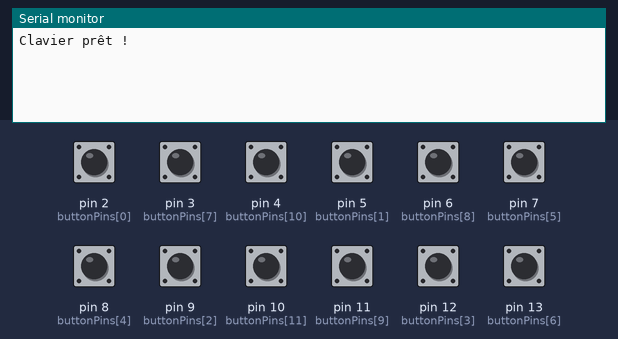
Bench run of a sketch on a simulated Arduino Uno, built with avr-gcc and run on an emulated ATmega328P. Shown: the last lines printed to the serial monitor. Inputs (shaded band) come from the test bench; at power-on: pin 2 (buttonPins[0]), pin 3 (buttonPins[7]), pin 4 (buttonPins[10]), pin 5 (buttonPins[1]), pin 6 (buttonPins[8]), pin 7 (buttonPins[5]), pin 8 (buttonPins[4]), pin 9 (buttonPins[2]), pin 10 (buttonPins[11]), pin 11 (buttonPins[9]), pin 12 (buttonPins[3]), pin 13 (buttonPins[6]) HIGH.

Above: at 1.2 s.
1.3 s: pin 2 (buttonPins[0]) pulled LOW for 0.15 s
At 2.2 s:
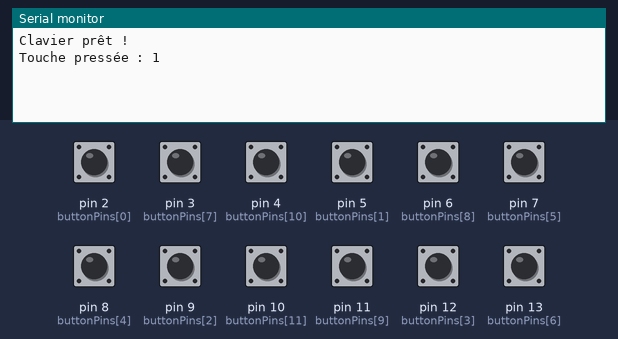
2.9 s: pin 10 (buttonPins[11]) pulled LOW for 0.15 s
At 4.1 s:
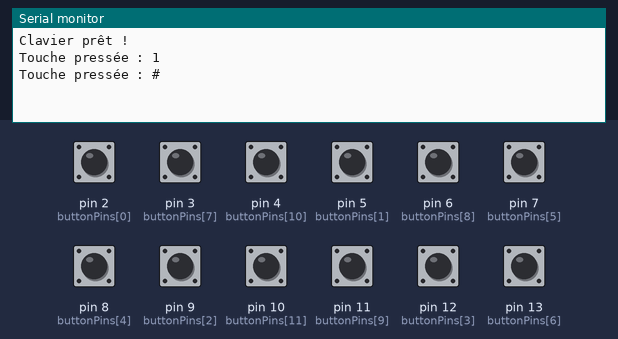
4.5 s: pin 11 (buttonPins[9]) pulled LOW for 0.15 s
At 5.6 s:
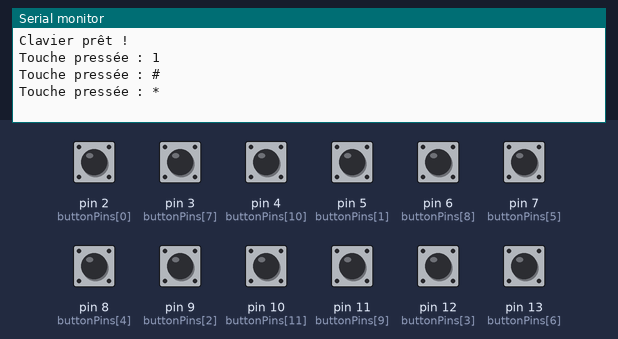
6.1 s: pin 3 (buttonPins[7]) pulled LOW for 0.15 s
At 6.9 s:
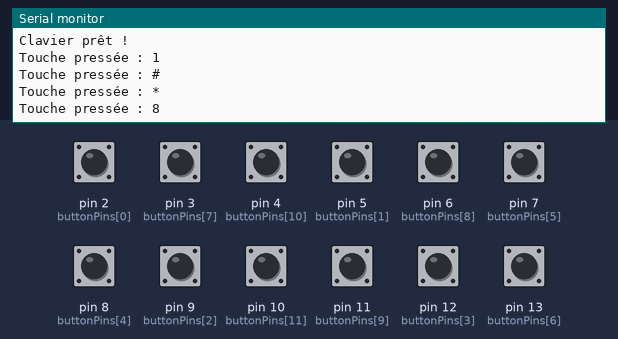
7.7 s: pin 4 (buttonPins[10]) pulled LOW for 0.15 s
At 8.1 s:
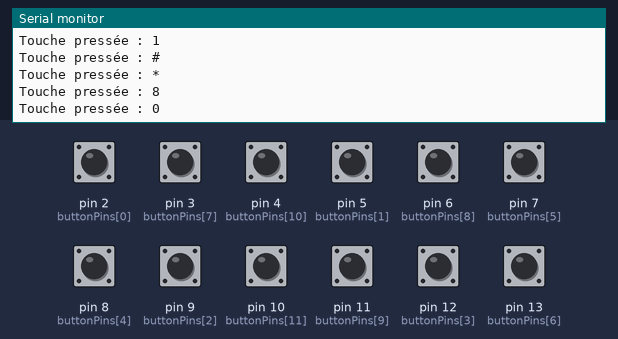
9.3 s: pin 5 (buttonPins[1]) pulled LOW for 0.15 s
At 10.6 s:
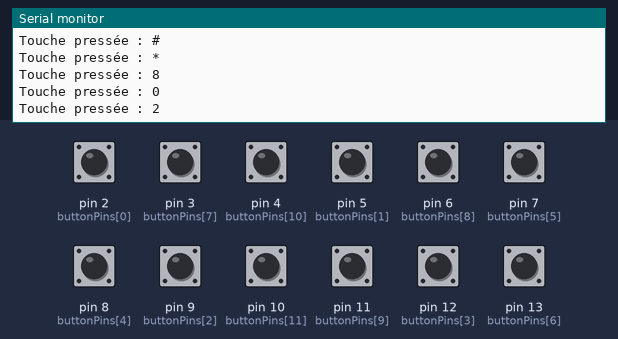
Timing chart, 0 to 11.9 s (numbered marks = the images above; inputs shaded):
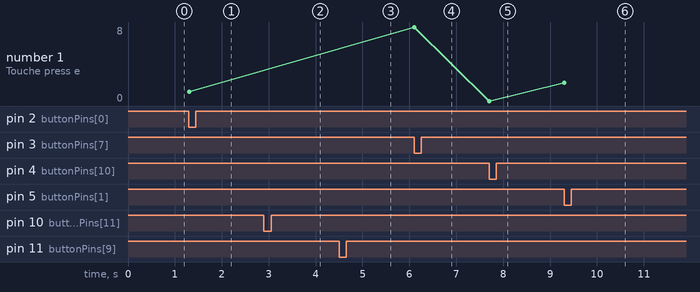

The sketch:

Keypad_Final.ino
```cpp
// === Définition des broches des boutons ===
// 12 boutons connectés à des broches séparées
const int buttonPins[12] = {2, 5, 9, 12, 8, 7, 13, 3, 6,  11, 4, 10 };

// Les caractères associés à chaque bouton
const char keyMap[12] = {
  '1', '2', '3',
  '4', '5', '6',
  '7', '8', '9',
  '*', '0', '#'
};

// État précédent de chaque bouton
bool buttonState[12] = { false };

void setup() {
  Serial.begin(115200);
  while (!Serial);

  // Initialiser les broches des boutons
  for (int i = 0; i < 12; i++) {
    pinMode(buttonPins[i], INPUT_PULLUP);  // Active résistance pull-up interne
  }

  Serial.println("Clavier prêt !");
}

void loop() {
  for (int i = 0; i < 12; i++) {
    bool pressed = digitalRead(buttonPins[i]) == LOW; // LOW = bouton appuyé

    if (pressed && !buttonState[i]) {
      char key = keyMap[i];

      Serial.print("Touche pressée : ");
      Serial.println(key);

      buttonState[i] = true;
    }

    if (!pressed && buttonState[i]) {
      buttonState[i] = false;
    }
  }

  delay(10); // Anti-rebond
}
```

Measured:
- after the input at 1.3 s, the serial monitor: prints a new line at once (image 1)
- after the input at 2.9 s, the serial monitor: prints a new line at once (image 2)
- after the input at 4.5 s, the serial monitor: prints a new line at once (image 3)
- after the input at 6.1 s, the serial monitor: prints a new line at once (image 4)
- after the input at 7.7 s, the serial monitor: prints a new line at once (image 5)
- after the input at 9.3 s, the serial monitor: prints a new line at once (image 6)
- plotted number 1: 1 → 8 after the input at 6.1 s, 8 → 0 after the input at 7.7 s, 0 → 2 after the input at 9.3 s
